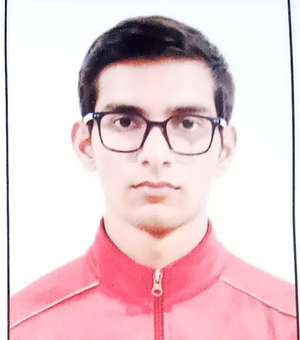
#> input picture banner_build/debug_resized2.png, 300 x 340 px, found by its file name
$ python check_lines.py
#> lines starting #> are read from the running program, lines starting #| are printed output that depends on the picture
import numpy as np
from PIL import Image, ImageOps

resized = Image.open(r"C:\Users\Lenovo\Shivxng3010\banner_build\debug_resized2.png")
#> resized is the input picture: PIL image 300x340 RGB; mean R, G, B 232.8, 205.8, 210.8
d = np.load(r"C:\Users\Lenovo\Shivxng3010\banner_build\portrait_dark_dither.npy")
#> (reads banner_build/portrait_dark_dither.npy from the repository)

# face band region rows 90-200: upscale 3x strips
face = np.array(resized.convert("L"))[90:200, :]
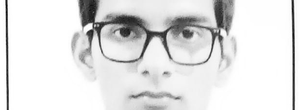
#> face: shape (110, 300); min 3, max 255, mean 225.2
Image.fromarray(face).resize((900, 330), Image.NEAREST).save(
    r"C:\Users\Lenovo\Shivxng3010\banner_build\debug_face_gray.png")
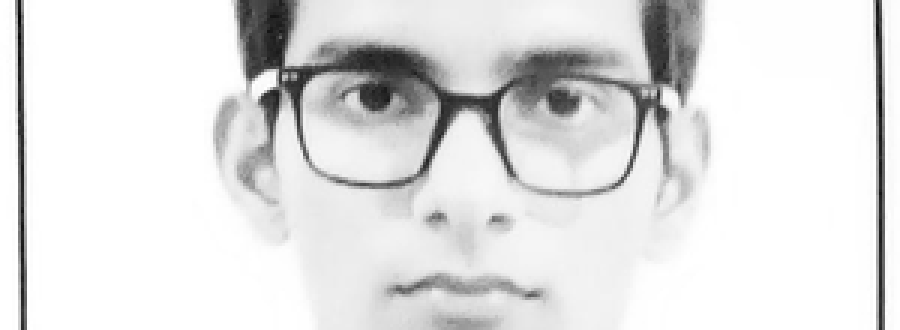
#> saved as debug_face_gray.png: PIL image 900x330 L; min 3, max 255, mean 225.2
dv = np.ones((110, 300, 3), dtype=np.uint8) * 10
dv[d[90:200] == 1] = [167, 139, 250]
Image.fromarray(dv).resize((900, 330), Image.NEAREST).save(
    r"C:\Users\Lenovo\Shivxng3010\banner_build\debug_face_dither.png")
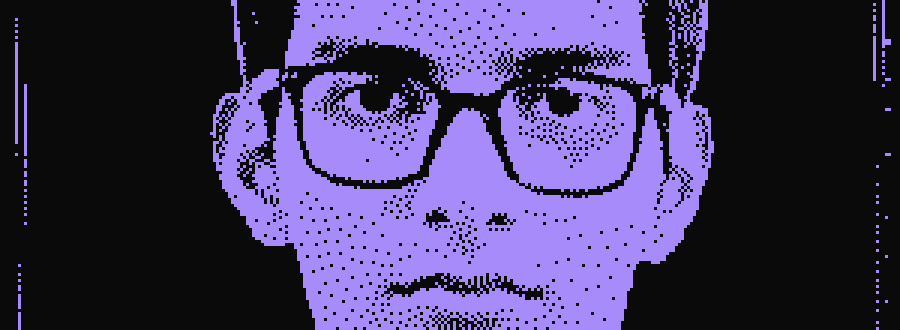
#> saved as debug_face_dither.png: PIL image 900x330 RGB; mean R, G, B 68.3, 57.9, 99.1

# jacket band region rows 240-320
jk = np.array(resized.convert("L"))[240:320, :]
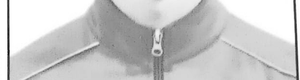
#> jk: shape (80, 300); min 4, max 255, mean 200.7
Image.fromarray(jk).resize((900, 240), Image.NEAREST).save(
    r"C:\Users\Lenovo\Shivxng3010\banner_build\debug_jacket_gray.png")
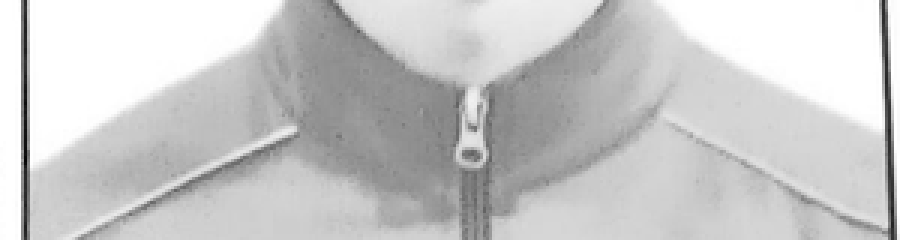
#> saved as debug_jacket_gray.png: PIL image 900x240 L; min 4, max 255, mean 200.7
jv = np.ones((80, 300, 3), dtype=np.uint8) * 10
jv[d[240:320] == 1] = [167, 139, 250]
Image.fromarray(jv).resize((900, 240), Image.NEAREST).save(
    r"C:\Users\Lenovo\Shivxng3010\banner_build\debug_jacket_dither.png")
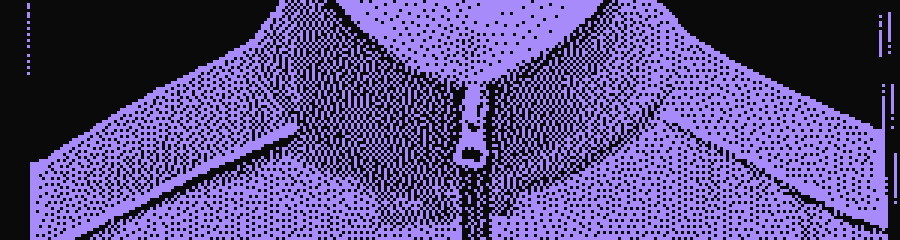
#> saved as debug_jacket_dither.png: PIL image 900x240 RGB; mean R, G, B 91.7, 77.1, 134.9
print("saved strips")
